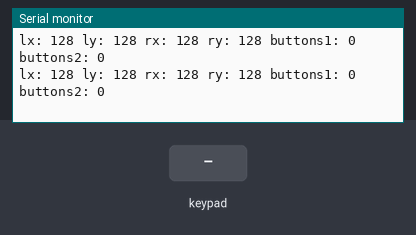
This sketch was run on a simulated Arduino Uno, built with avr-gcc and run on an emulated ATmega328P. Shown: the last lines printed to the serial monitor. The test bench sets the inputs (shaded band). No radio packets arrive unless stated.

Above: at 1.2 s.
1.3 s: key 'U' pressed
At 1.34 s:
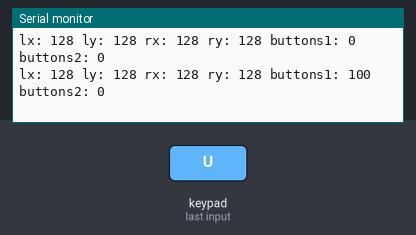
2.8 s: key 'D' pressed
At 2.83 s:
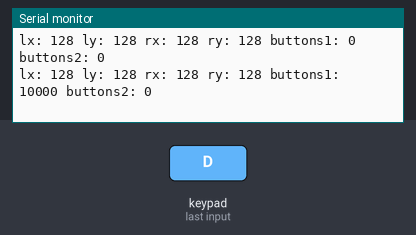
Timing chart, 0 to 5.8 s (numbered marks = the images above; inputs shaded):
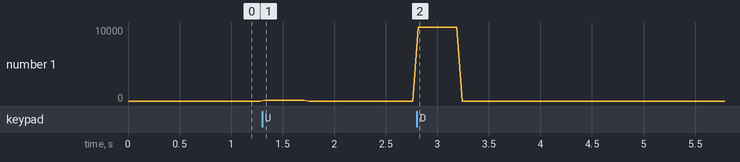

Measured:
- after the input at 1.3 s, the serial monitor: prints a new line at once (image 1)
- after the input at 2.8 s, the serial monitor: prints a new line at once (image 2)

The sketch:

ps2-control.ino
```cpp
#include <PS2X_lib.h>
#include <SPI.h>
#include <nRF24L01.h>
#include <RF24.h>

// ----------------------------------------------------------------------------
// Types
// ----------------------------------------------------------------------------
struct JOY {
  byte lx;
  byte ly;
  byte rx;
  byte ry;
  byte buttons1 = 0b00000000;
  byte buttons2 = 0b00000000;
};

// ----------------------------------------------------------------------------
// Global variables
// ----------------------------------------------------------------------------
#define PS_CLOCK_PIN 2
#define PS_CMD_PIN 3
#define PS_ATTENTION_PIN 4
#define PS_DATA_PIN 5

#define NF_CE_PIN 9
#define NF_CNS_PIN 10
#define NF_MOSI_PIN 11
#define NF_MISO_PIN 12
#define NF_SCK_PIN 13

PS2X ps2x;
RF24 radio(NF_CE_PIN, NF_CNS_PIN);
JOY joystick;

int ps_error = 0;

void setup() {
  Serial.begin(57600);

  setup_ps2();
  setup_rf();
}

void loop() {
  if (ps_error == 1) return;

  ps2x.read_gamepad(false, false);

  check_button(1, PSB_START, 0);
  check_button(1, PSB_SELECT, 1);
  check_button(1, PSB_PAD_UP, 2);
  check_button(1, PSB_PAD_RIGHT, 3);
  check_button(1, PSB_PAD_DOWN, 4);
  check_button(1, PSB_PAD_LEFT, 5);
  check_button(1, PSB_L1, 6);
  check_button(1, PSB_R1, 7);

  check_button(2, PSB_L2, 0);
  check_button(2, PSB_R2, 1);
  check_button(2, PSB_L3, 2);
  check_button(2, PSB_R3, 3);
  check_button(2, PSB_TRIANGLE, 4);
  check_button(2, PSB_CIRCLE, 5);
  check_button(2, PSB_CROSS, 6);
  check_button(2, PSB_SQUARE, 7);

  joystick.lx = ps2x.Analog(PSS_LX);
  joystick.ly = ps2x.Analog(PSS_LY);
  joystick.rx = ps2x.Analog(PSS_RX);
  joystick.ry = ps2x.Analog(PSS_RY);

  Serial.print("lx: ");
  Serial.print(joystick.lx);
  Serial.print(" ly: ");
  Serial.print(joystick.ly);
  Serial.print(" rx: ");
  Serial.print(joystick.rx);
  Serial.print(" ry: ");
  Serial.print(joystick.ry);
  Serial.print(" buttons1: ");
  Serial.print(joystick.buttons1, BIN);
  Serial.print(" buttons2: ");
  Serial.println(joystick.buttons2, BIN);

  radio.write(&joystick, sizeof(JOY));

  delay(50);
}

void setup_ps2() {
  // config_gamepad(clock, command, attention, data, Pressures?, Rumble?)
  ps_error = ps2x.config_gamepad(PS_CLOCK_PIN, PS_CMD_PIN, PS_ATTENTION_PIN, PS_DATA_PIN, true, true);

  if (ps_error == 0) {
    Serial.println(F("Controller configured successful."));

  } else if (ps_error == 1) {
    Serial.println(F("No controller found, check wiring."));

  } else if (ps_error == 2) {
    Serial.println(F("Controller found but not accepting commands."));

  } else if (ps_error == 3) {
    Serial.println(F("Controller refusing to enter Pressures mode, may not support it. "));
  }
}

void setup_rf() {
  radio.begin();
  radio.setPALevel(RF24_PA_MIN);
  radio.setDataRate(RF24_250KBPS);
  radio.stopListening();
  radio.openWritingPipe(0xF0F0F0F0E1LL);
}

void check_button(uint8_t buttons, uint16_t btn, uint8_t bit) {
  if (ps2x.Button(btn)) {
    if (buttons == 1) {
      bitWrite(joystick.buttons1, bit, 1);
    } else {
      bitWrite(joystick.buttons2, bit, 1);
    }
  } else {
    if (buttons == 1) {
      bitWrite(joystick.buttons1, bit, 0);
    } else {
      bitWrite(joystick.buttons2, bit, 0);
    }
  }
}
```
